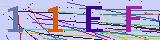
#> input picture zy_api_testing/image_ls/test.png, 160 x 40 px
$ python test001.py
#> lines starting #> are read from the running program, lines starting #| are printed output that depends on the picture; after the words box and inside, x2 and y2 are one past the last pixel; in counts of white or black regions, pixels touching at a corner belong together
# [44 lines of commented-out code are left out]


from PIL import Image
from pytesseract import *
from fnmatch import fnmatch
from queue import Queue
import matplotlib.pyplot as plt
import cv2
import time
import os


def clear_border(img,img_name):
  '''去除边框
  '''

  filename = './out_img/' + img_name.split('.')[0] + '-clearBorder.jpg'
  h, w = img.shape[:2]
  for y in range(0, w):
    for x in range(0, h):
      # if y ==0 or y == w -1 or y == w - 2:
      if y < 4 or y > w -4:
        img[x, y] = 255
      # if x == 0 or x == h - 1 or x == h - 2:
      if x < 4 or x > h - 4:
        img[x, y] = 255

  cv2.imwrite(filename,img)
  return img


def interference_line(img, img_name):
  '''
  干扰线降噪
  '''

  filename =  './out_img/' + img_name.split('.')[0] + '-interferenceline.jpg'
  h, w = img.shape[:2]
  # ！！！opencv矩阵点是反的
  # img[1,2] 1:图片的高度，2：图片的宽度
  for y in range(1, w - 1):
    for x in range(1, h - 1):
      count = 0
      if img[x, y - 1] > 245:
        count = count + 1
      if img[x, y + 1] > 245:
        count = count + 1
      if img[x - 1, y] > 245:
        count = count + 1
      if img[x + 1, y] > 245:
        count = count + 1
      if count > 2:
        img[x, y] = 255
  cv2.imwrite(filename,img)
  return img

def interference_point(img,img_name, x = 0, y = 0):
    """点降噪
    9邻域框,以当前点为中心的田字框,黑点个数
    :param x:
    :param y:
    :return:
    """
    filename =  './out_img/' + img_name.split('.')[0] + '-interferencePoint.jpg'
    # todo 判断图片的长宽度下限
    cur_pixel = img[x,y]# 当前像素点的值
    height,width = img.shape[:2]

    for y in range(0, width - 1):
      for x in range(0, height - 1):
        if y == 0:  # 第一行
            if x == 0:  # 左上顶点,4邻域
                # 中心点旁边3个点
                sum = int(cur_pixel) \
                      + int(img[x, y + 1]) \
                      + int(img[x + 1, y]) \
                      + int(img[x + 1, y + 1])
                if sum <= 2 * 245:
                  img[x, y] = 0
            elif x == height - 1:  # 右上顶点
                sum = int(cur_pixel) \
                      + int(img[x, y + 1]) \
                      + int(img[x - 1, y]) \
                      + int(img[x - 1, y + 1])
                if sum <= 2 * 245:
                  img[x, y] = 0
            else:  # 最上非顶点,6邻域
                sum = int(img[x - 1, y]) \
                      + int(img[x - 1, y + 1]) \
                      + int(cur_pixel) \
                      + int(img[x, y + 1]) \
                      + int(img[x + 1, y]) \
                      + int(img[x + 1, y + 1])
                if sum <= 3 * 245:
                  img[x, y] = 0
        elif y == width - 1:  # 最下面一行
            if x == 0:  # 左下顶点
                # 中心点旁边3个点
                sum = int(cur_pixel) \
                      + int(img[x + 1, y]) \
                      + int(img[x + 1, y - 1]) \
                      + int(img[x, y - 1])
                if sum <= 2 * 245:
                  img[x, y] = 0
            elif x == height - 1:  # 右下顶点
                sum = int(cur_pixel) \
                      + int(img[x, y - 1]) \
                      + int(img[x - 1, y]) \
                      + int(img[x - 1, y - 1])

                if sum <= 2 * 245:
                  img[x, y] = 0
            else:  # 最下非顶点,6邻域
                sum = int(cur_pixel) \
                      + int(img[x - 1, y]) \
                      + int(img[x + 1, y]) \
                      + int(img[x, y - 1]) \
                      + int(img[x - 1, y - 1]) \
                      + int(img[x + 1, y - 1])
                if sum <= 3 * 245:
                  img[x, y] = 0
        else:  # y不在边界
            if x == 0:  # 左边非顶点
                sum = int(img[x, y - 1]) \
                      + int(cur_pixel) \
                      + int(img[x, y + 1]) \
                      + int(img[x + 1, y - 1]) \
                      + int(img[x + 1, y]) \
                      + int(img[x + 1, y + 1])

                if sum <= 3 * 245:
                  img[x, y] = 0
            elif x == height - 1:  # 右边非顶点
                sum = int(img[x, y - 1]) \
                      + int(cur_pixel) \
                      + int(img[x, y + 1]) \
                      + int(img[x - 1, y - 1]) \
                      + int(img[x - 1, y]) \
                      + int(img[x - 1, y + 1])

                if sum <= 3 * 245:
                  img[x, y] = 0
            else:  # 具备9领域条件的
                sum = int(img[x - 1, y - 1]) \
                      + int(img[x - 1, y]) \
                      + int(img[x - 1, y + 1]) \
                      + int(img[x, y - 1]) \
                      + int(cur_pixel) \
                      + int(img[x, y + 1]) \
                      + int(img[x + 1, y - 1]) \
                      + int(img[x + 1, y]) \
                      + int(img[x + 1, y + 1])
                if sum <= 4 * 245:
                  img[x, y] = 0
    cv2.imwrite(filename,img)
    return img

def _get_dynamic_binary_image(filedir, img_name):
  '''
  自适应阀值二值化
  '''

  filename =   './out_img/' + img_name.split('.')[0] + '-binary.jpg'
  img_name = filedir + '/' + img_name
  print('.....' + img_name)
  im = cv2.imread(img_name)
  im = cv2.cvtColor(im,cv2.COLOR_BGR2GRAY)

  th1 = cv2.adaptiveThreshold(im, 255, cv2.ADAPTIVE_THRESH_GAUSSIAN_C, cv2.THRESH_BINARY, 21, 1)
  cv2.imwrite(filename,th1)
  return th1

def _get_static_binary_image(img, threshold = 140):
  '''
  手动二值化
  '''

  img = Image.open(img)
  img = img.convert('L')
  pixdata = img.load()
  w, h = img.size
  for y in range(h):
    for x in range(w):
      if pixdata[x, y] < threshold:
        pixdata[x, y] = 0
      else:
        pixdata[x, y] = 255

  return img


def cfs(im,x_fd,y_fd):
  '''用队列和集合记录遍历过的像素坐标代替单纯递归以解决cfs访问过深问题
  '''

  # print('**********')

  xaxis=[]
  yaxis=[]
  visited =set()
  q = Queue()
  q.put((x_fd, y_fd))
  visited.add((x_fd, y_fd))
  offsets=[(1, 0), (0, 1), (-1, 0), (0, -1)]#四邻域

  while not q.empty():
      x,y=q.get()

      for xoffset,yoffset in offsets:
          x_neighbor,y_neighbor = x+xoffset,y+yoffset

          if (x_neighbor,y_neighbor) in (visited):
              continue  # 已经访问过了

          visited.add((x_neighbor, y_neighbor))

          try:
              if im[x_neighbor, y_neighbor] == 0:
                  xaxis.append(x_neighbor)
                  yaxis.append(y_neighbor)
                  q.put((x_neighbor,y_neighbor))

          except IndexError:
              pass
  # print(xaxis)
  if (len(xaxis) == 0 | len(yaxis) == 0):
    xmax = x_fd + 1
    xmin = x_fd
    ymax = y_fd + 1
    ymin = y_fd

  else:
    xmax = max(xaxis)
    xmin = min(xaxis)
    ymax = max(yaxis)
    ymin = min(yaxis)
    #ymin,ymax=sort(yaxis)

  return ymax,ymin,xmax,xmin

def detectFgPix(im,xmax):
  '''搜索区块起点
  '''

  h,w = im.shape[:2]
  for y_fd in range(xmax+1,w):
      for x_fd in range(h):
          if im[x_fd,y_fd] == 0:
              return x_fd,y_fd

def CFS(im):
  '''切割字符位置
  '''

  zoneL=[]#各区块长度L列表
  zoneWB=[]#各区块的X轴[起始，终点]列表
  zoneHB=[]#各区块的Y轴[起始，终点]列表

  xmax=0#上一区块结束黑点横坐标,这里是初始化
  for i in range(10):

      try:
          x_fd,y_fd = detectFgPix(im,xmax)
          # print(y_fd,x_fd)
          xmax,xmin,ymax,ymin=cfs(im,x_fd,y_fd)
          L = xmax - xmin
          H = ymax - ymin
          zoneL.append(L)
          zoneWB.append([xmin,xmax])
          zoneHB.append([ymin,ymax])

      except TypeError:
          return zoneL,zoneWB,zoneHB

  return zoneL,zoneWB,zoneHB


def cutting_img(im,im_position,img,xoffset = 1,yoffset = 1):
  filename =  './out_img/' + img.split('.')[0]
  # 识别出的字符个数
  im_number = len(im_position[1])
  # 切割字符
  for i in range(im_number):
    im_start_X = im_position[1][i][0] - xoffset
    im_end_X = im_position[1][i][1] + xoffset
    im_start_Y = im_position[2][i][0] - yoffset
    im_end_Y = im_position[2][i][1] + yoffset
    cropped = im[im_start_Y:im_end_Y, im_start_X:im_end_X]
    cv2.imwrite(filename + '-cutting-' + str(i) + '.jpg',cropped)


def main():
  filedir = './image_ls'

  for file in os.listdir(filedir):
    if fnmatch(file, '*.png'):
      img_name = file

      # 自适应阈值二值化
      im = _get_dynamic_binary_image(filedir, img_name)
#> in _get_dynamic_binary_image, im is the input picture: shape (40, 160, 3); mean B, G, R 202.9, 168.2, 175
#> in _get_dynamic_binary_image, `im = cv2.cvtColor(im,cv2.COLOR_BGR2GRAY)`:
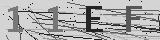
#> im: shape (40, 160); min 1, max 246, mean 174.2
#> in _get_dynamic_binary_image, `th1 = cv2.adaptiveThreshold(im, 255, cv2.ADAPTIVE_THRESH_GAUSSIAN_C, c..`:
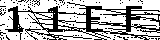
#> th1: shape (40, 160); 68.2% white; 102 black regions (101 under 20 px), largest, box (x1, y1, x2, y2) and area: (5, 2, 160, 40) 1823

      # 去除边框
      im = clear_border(im,img_name)
#> after the loop in clear_border, `for y in range(0, w):`:
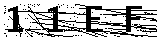
#> img: shape (40, 160); 72.5% white; 61 black regions (60 under 20 px), largest, box (x1, y1, x2, y2) and area: (5, 4, 157, 37) 1678

      # 对图片进行干扰线降噪
      im = interference_line(im,img_name)
#> after the loop in interference_line, `for y in range(1, w - 1):`:
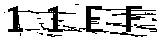
#> img: shape (40, 160); 78.9% white; 11 black regions (8 under 20 px), largest, box (x1, y1, x2, y2) and area: (8, 6, 156, 37) 1213, (134, 24, 157, 32) 67, (47, 34, 62, 37) 23

      # 对图片进行点降噪
      im = interference_point(im,img_name)
#> in interference_point, `cur_pixel = img[x,y]# 当前像素点的值`: cur_pixel = 255
#> after the loop in interference_point, `for y in range(0, width - 1):`:
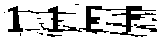
#> img: shape (40, 160); 77.8% white; 11 black regions (8 under 20 px), largest, box (x1, y1, x2, y2) and area: (8, 6, 156, 37) 1270, (134, 24, 157, 32) 76, (47, 34, 62, 37) 25

      # 切割的位置
      im_position = CFS(im)
#> the loop in CFS, `for i in range(10): ` made 10 passes
#> (x_fd, y_fd, xmax, xmin, ymax, ymin, L, H) on passes 1 to 10: (12, 4, 5, 4, 13, 12, 1, 1), (9, 8, 155, 8, 36, 6, 147, 30), (20, 156, 155, 152, 20, 18, 3, 2), (20, 156, 155, 152, 20, 18, 3, 2), (20, 156, 155, 152, 20, 18, 3, 2), (20, 156, 155, 152, 20, 18, 3, 2), (20, 156, 155, 152, 20, 18, 3, 2), (20, 156, 155, 152, 20, 18, 3, 2), (20, 156, 155, 152, 20, 18, 3, 2), (20, 156, 155, 152, 20, 18, 3, 2)
#> after the loop in CFS, `for i in range(10):`: zoneHB = [[12, 13], [6, 36], [18, 20], [18, 20], [18, 20], [18, 20], [18, 20], [18, 20], [18, 20], [18, 20]]; zoneL = [1, 147, 3, 3, 3, 3, 3, 3, 3, 3]; zoneWB = [[4, 5], [8, 155], [152, 155], [152, 155], [152, 155], [152, 155], [152, 155], [152, 155], [152, 155], [152, 155]]

      maxL = max(im_position[0])
#> maxL = 147
      minL = min(im_position[0])
#> minL = 1

      # 如果有粘连字符，如果一个字符的长度过长就认为是粘连字符，并从中间进行切割
      if(maxL > minL + minL * 0.7):
        maxL_index = im_position[0].index(maxL)
#> maxL_index = 1
        minL_index = im_position[0].index(minL)
#> minL_index = 0
        # 设置字符的宽度
        im_position[0][maxL_index] = maxL // 2
        im_position[0].insert(maxL_index + 1, maxL // 2)
        # 设置字符X轴[起始，终点]位置
        im_position[1][maxL_index][1] = im_position[1][maxL_index][0] + maxL // 2
        im_position[1].insert(maxL_index + 1, [im_position[1][maxL_index][1] + 1, im_position[1][maxL_index][1] + 1 + maxL // 2])
        # 设置字符的Y轴[起始，终点]位置
        im_position[2].insert(maxL_index + 1, im_position[2][maxL_index])

      # 切割字符，要想切得好就得配置参数，通常 1 or 2 就可以
      cutting_img(im,im_position,img_name,1,1)
#> in cutting_img, `im_number = len(im_position[1])`: im_number = 11
#> the loop in cutting_img, `for i in range(im_number):` made 11 passes
#> (im_start_X, im_end_X, im_start_Y, im_end_Y) on passes 2 to 11: (7, 82, 5, 37), (81, 156, 5, 37), (151, 156, 17, 21), (151, 156, 17, 21), (151, 156, 17, 21), (151, 156, 17, 21), (151, 156, 17, 21), (151, 156, 17, 21), (151, 156, 17, 21), (151, 156, 17, 21)
#> (im_start_X, im_end_X, im_start_Y, im_end_Y, cropped) on pass 1: (3, 6, 11, 14, [[255, 255, 255], [255, 0, 255], [255, 255, 255]])
#> pass 2, in cutting_img, `cropped = im[im_start_Y:im_end_Y, im_start_X:im_end_X]`:
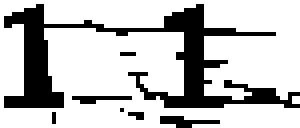
#> cropped: shape (32, 75) (shown 4 times larger); 75.4% white; 7 black regions (5 under 20 px), largest, box (x1, y1, x2, y2) and area: (1, 1, 75, 27) 532, (40, 29, 55, 32) 25
#> pass 3, in cutting_img, `cropped = im[im_start_Y:im_end_Y, im_start_X:im_end_X]`:
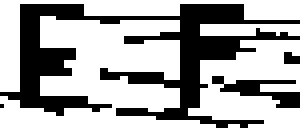
#> cropped: shape (32, 75) (shown 4 times larger); 65.7% white; 4 black regions (2 under 20 px), largest, box (x1, y1, x2, y2) and area: (0, 1, 75, 32) 739, (53, 19, 75, 27) 73

      # 识别验证码
      cutting_img_num = 0
      for file in os.listdir('./image_ls'):
        str_img = ''
      #   if fnmatch(file, '%s-cutting-*.png' % img_name.split('.')[0]):
      #     cutting_img_num += 1
      # for i in range(cutting_img_num):
        try:
          # file = './image_ls/%s-cutting-%s.png' % (img_name.split('.')[0], i)
          file = './image_ls/test.png'
          # 识别验证码
          str_img = str_img + image_to_string(Image.open(file),lang = 'eng', config='-psm 10') #单个字符是10，一行文本是7
        except Exception as err:
          pass
      print('切图：%s' % cutting_img_num)
      print('识别为：%s' % str_img)

if __name__ == '__main__':
  main()
